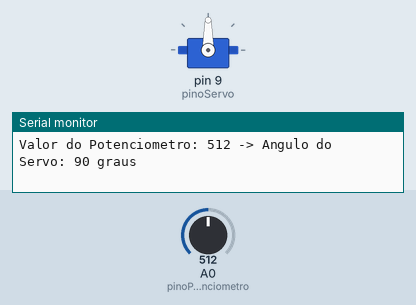
Recording of a sketch running on a simulated Arduino Uno, built with avr-gcc and run on an emulated ATmega328P. Shown: servo, the last lines printed to the serial monitor. Inputs (shaded band) come from the test bench; at power-on: A0 (pinoPotenciometro) = 512.

Above: at 1.2 s.
1.3 s: A0 (pinoPotenciometro) set to 553
At 2.2 s:
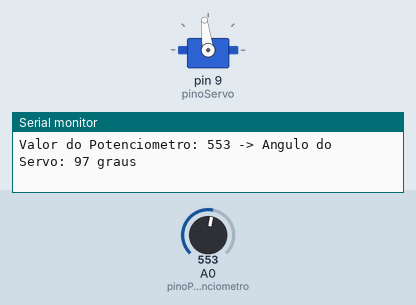
4.3 s: A0 (pinoPotenciometro) set to 582
At 5.1 s:
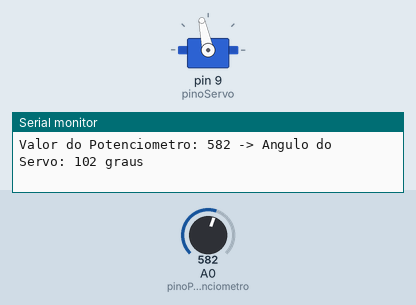
5.8 s: A0 (pinoPotenciometro) set to 306
At 6.5 s:
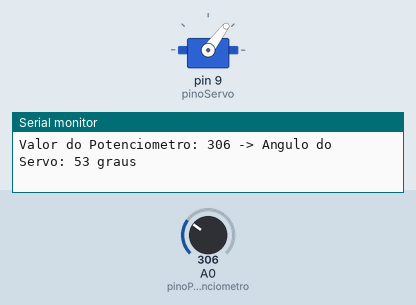
7.3 s: A0 (pinoPotenciometro) set to 716
At 7.9 s:
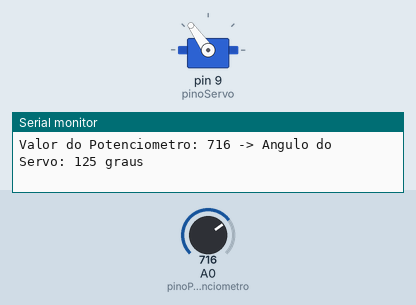
8.8 s: A0 (pinoPotenciometro) set to 984
At 9.2 s:
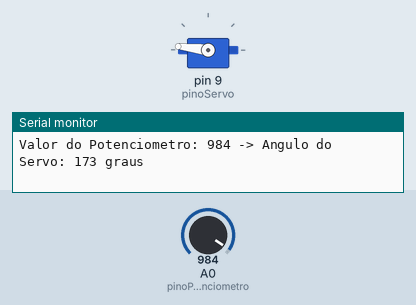
10.3 s: A0 (pinoPotenciometro) set to 1010
At 11.6 s:
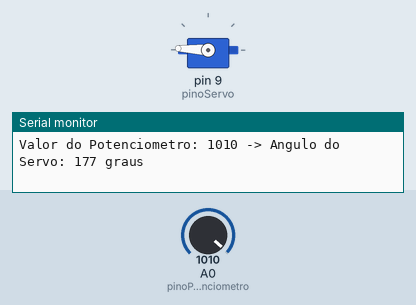
Timing chart, 0 to 13.3 s (numbered marks = the images above; inputs shaded):
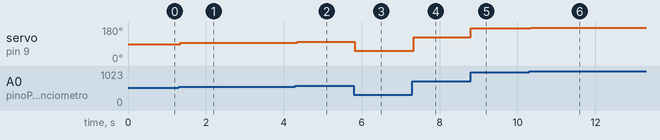

Measured:
- after the input at 1.3 s, servo on pin 9 (pinoServo): 90° → 97° at once
- after the input at 4.3 s, servo on pin 9 (pinoServo): 97° → 102° after 0.05 s
- after the input at 5.8 s, servo on pin 9 (pinoServo): 102° → 53° at once
- after the input at 7.3 s, servo on pin 9 (pinoServo): 53° → 125° at once
- after the input at 8.8 s, servo on pin 9 (pinoServo): 125° → 173° at once
- after the input at 10.3 s, servo on pin 9 (pinoServo): 173° → 177° at once

The sketch:

sketch_sep16a.ino
```cpp
#include <Servo.h>

Servo meuServo;
const int pinoPotenciometro = A0;
const int pinoServo = 9;

void setup() {
  meuServo.attach(pinoServo);
  Serial.begin(9600);
}

void loop() {
  int valorPotenciometro = analogRead(pinoPotenciometro);
  int anguloServo = map(valorPotenciometro, 0, 1023, 0, 180);
  meuServo.write(anguloServo);
  Serial.print("Valor do Potenciometro: ");
  Serial.print(valorPotenciometro);
  Serial.print(" -> Angulo do Servo: ");
  Serial.print(anguloServo);
  Serial.println(" graus");
  delay(15);
}
```
